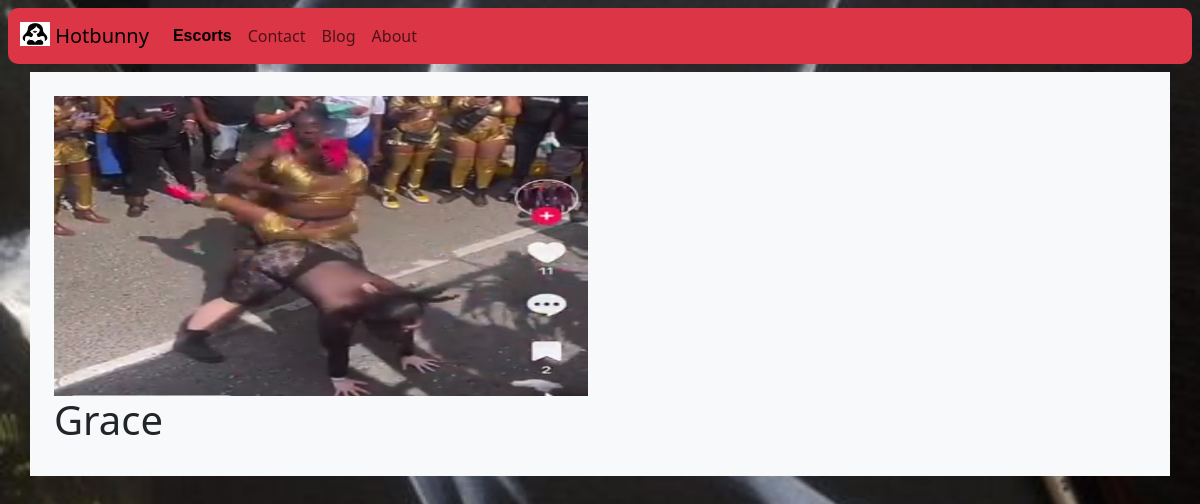
Screenshot of /escort/3/ with the database file from the repository.
### base/models.py (models this page shows)
class Escort(models.Model):
    first_name = models.CharField(max_length=250)
    last_name = models.CharField(max_length=250)
    description = models.CharField(max_length=250)
    location = models.ForeignKey(Area,on_delete = models.CASCADE)
    age = models.IntegerField()
    services = models.TextField()
    orientation = models.CharField(max_length = 250)
    charges = models.IntegerField()
    country = models.CharField(max_length=250)
    email = models.EmailField()
    phoneNo = models.IntegerField()
    image = models.ImageField(upload_to='media/images', height_field=None, width_field=None, max_length=None)
    updated = models.DateField(auto_now =True)
    created = models.DateTimeField(auto_now_add=True)
    def __str__(self):
        return self.first_name

### base/views.py (the view)
# urls.py: path('escort/<str:pk>/',views.individual_escort,name='view-escort')
def individual_escort(request,pk):
    escort = Escort.objects.get(id=pk)
    context = {'escort':escort}
    return render(request, 'base/escort.html',context)

### templates/base/escort.html
{% extends "main.html" %}
{% block content %}
   <div class="container bg-light p-4">
     <div class="row">
      <div class=" col-12 col-md-6" style="  border-radius:15px;">
        <div>
            <img src="{{escort.image}}" alt="" style=" height:200px; width:100%; position:relative; height:300px;">
        </div>
         <div>
            <h1>
                {{escort}}
            </h1>
         </div>
      </div>
         </div>
   </div>
{% endblock content %}

### static/css/main.css (style rules this page uses)
body { background-image: url('/static/images/sexy-art.jpg'); background-size: cover; background-position: center; background-repeat: repeat-x; width: 100%; height: 100vh; }

### rows the page displays
Escort: image (picture), first_name "Grace"
